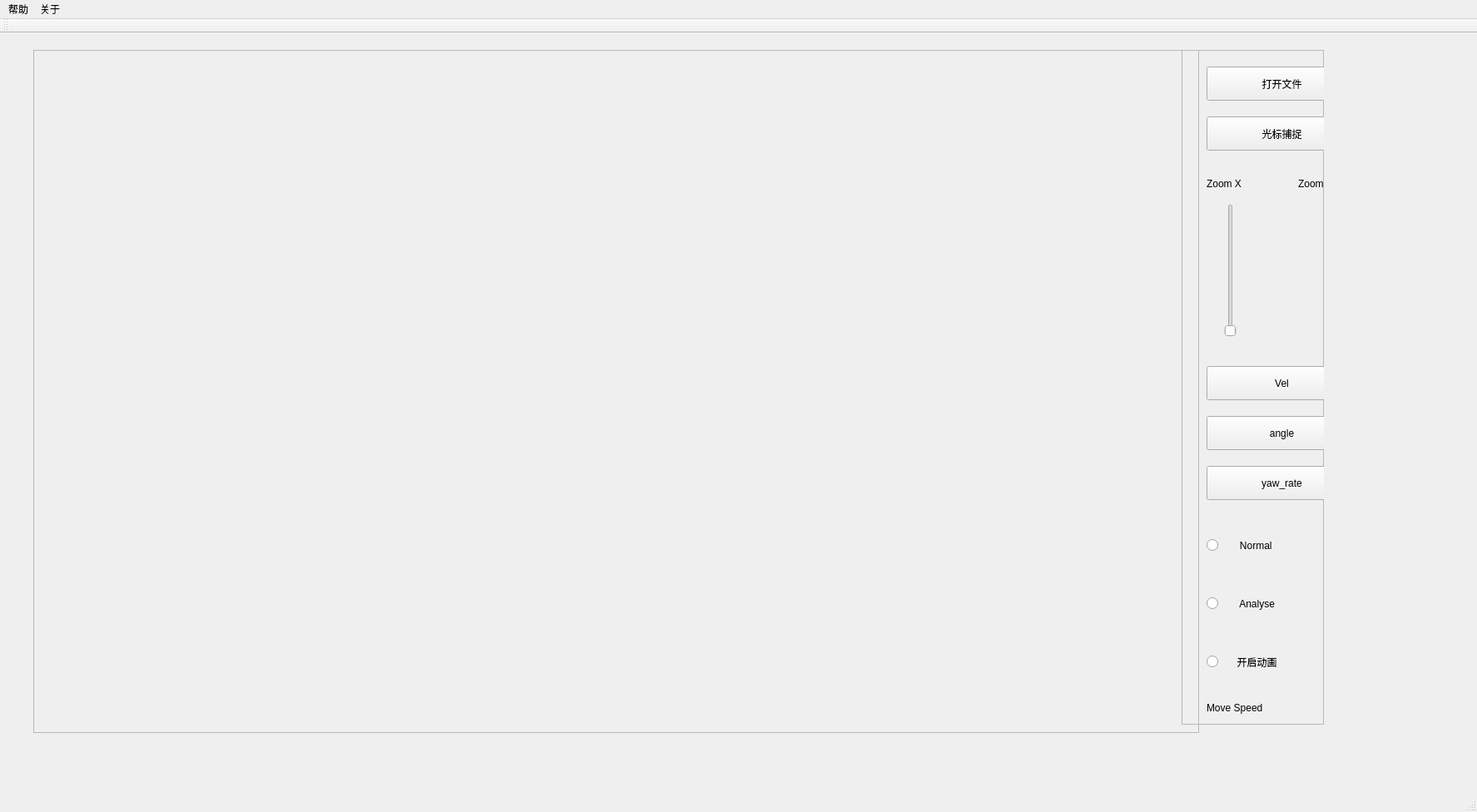
<?xml version="1.0" encoding="UTF-8"?>
<ui version="4.0">
 <class>MainWindow</class>
 <widget class="QMainWindow" name="MainWindow">
  <property name="geometry">
   <rect>
    <x>0</x>
    <y>0</y>
    <width>1775</width>
    <height>976</height>
   </rect>
  </property>
  <property name="windowTitle">
   <string>MainWindow</string>
  </property>
  <widget class="QWidget" name="centralWidget">
   <widget class="QFrame" name="frame">
    <property name="geometry">
     <rect>
      <x>1420</x>
      <y>20</y>
      <width>171</width>
      <height>811</height>
     </rect>
    </property>
    <property name="frameShape">
     <enum>QFrame::StyledPanel</enum>
    </property>
    <property name="frameShadow">
     <enum>QFrame::Raised</enum>
    </property>
    <widget class="QPushButton" name="Vel">
     <property name="geometry">
      <rect>
       <x>30</x>
       <y>380</y>
       <width>181</width>
       <height>41</height>
      </rect>
     </property>
     <property name="text">
      <string>Vel</string>
     </property>
    </widget>
    <widget class="QPushButton" name="angle">
     <property name="geometry">
      <rect>
       <x>30</x>
       <y>440</y>
       <width>181</width>
       <height>41</height>
      </rect>
     </property>
     <property name="text">
      <string>angle</string>
     </property>
    </widget>
    <widget class="QPushButton" name="yaw_rate">
     <property name="geometry">
      <rect>
       <x>30</x>
       <y>500</y>
       <width>181</width>
       <height>41</height>
      </rect>
     </property>
     <property name="text">
      <string>yaw_rate</string>
     </property>
    </widget>
    <widget class="QPushButton" name="OpenFile">
     <property name="geometry">
      <rect>
       <x>30</x>
       <y>20</y>
       <width>181</width>
       <height>41</height>
      </rect>
     </property>
     <property name="text">
      <string>打开文件</string>
     </property>
    </widget>
    <widget class="QPushButton" name="cursor">
     <property name="geometry">
      <rect>
       <x>30</x>
       <y>80</y>
       <width>181</width>
       <height>41</height>
      </rect>
     </property>
     <property name="text">
      <string>光标捕捉</string>
     </property>
    </widget>
    <widget class="QSlider" name="xAxis_zoom">
     <property name="geometry">
      <rect>
       <x>50</x>
       <y>185</y>
       <width>18</width>
       <height>160</height>
      </rect>
     </property>
     <property name="orientation">
      <enum>Qt::Vertical</enum>
     </property>
    </widget>
    <widget class="QSlider" name="yAxis_zoom">
     <property name="geometry">
      <rect>
       <x>170</x>
       <y>185</y>
       <width>18</width>
       <height>160</height>
      </rect>
     </property>
     <property name="orientation">
      <enum>Qt::Vertical</enum>
     </property>
    </widget>
    <widget class="QLabel" name="label">
     <property name="geometry">
      <rect>
       <x>30</x>
       <y>150</y>
       <width>91</width>
       <height>21</height>
      </rect>
     </property>
     <property name="text">
      <string>Zoom X</string>
     </property>
    </widget>
    <widget class="QLabel" name="label_2">
     <property name="geometry">
      <rect>
       <x>140</x>
       <y>150</y>
       <width>91</width>
       <height>21</height>
      </rect>
     </property>
     <property name="text">
      <string>Zoom Y</string>
     </property>
    </widget>
    <widget class="QRadioButton" name="showMovie">
     <property name="geometry">
      <rect>
       <x>30</x>
       <y>710</y>
       <width>181</width>
       <height>51</height>
      </rect>
     </property>
     <property name="text">
      <string>     开启动画</string>
     </property>
    </widget>
    <widget class="QRadioButton" name="Analyse">
     <property name="geometry">
      <rect>
       <x>30</x>
       <y>640</y>
       <width>181</width>
       <height>51</height>
      </rect>
     </property>
     <property name="text">
      <string>      Analyse</string>
     </property>
    </widget>
    <widget class="QSlider" name="move_speed">
     <property name="geometry">
      <rect>
       <x>30</x>
       <y>815</y>
       <width>181</width>
       <height>18</height>
      </rect>
     </property>
     <property name="orientation">
      <enum>Qt::Horizontal</enum>
     </property>
    </widget>
    <widget class="QLabel" name="label_3">
     <property name="geometry">
      <rect>
       <x>30</x>
       <y>780</y>
       <width>111</width>
       <height>21</height>
      </rect>
     </property>
     <property name="text">
      <string>Move Speed</string>
     </property>
    </widget>
    <widget class="QRadioButton" name="Normal">
     <property name="geometry">
      <rect>
       <x>30</x>
       <y>570</y>
       <width>181</width>
       <height>51</height>
      </rect>
     </property>
     <property name="text">
      <string>      Normal</string>
     </property>
    </widget>
   </widget>
   <widget class="QFrame" name="frame_2">
    <property name="geometry">
     <rect>
      <x>40</x>
      <y>20</y>
      <width>1401</width>
      <height>821</height>
     </rect>
    </property>
    <property name="frameShape">
     <enum>QFrame::StyledPanel</enum>
    </property>
    <property name="frameShadow">
     <enum>QFrame::Raised</enum>
    </property>
   </widget>
  </widget>
  <widget class="QToolBar" name="mainToolBar">
   <attribute name="toolBarArea">
    <enum>TopToolBarArea</enum>
   </attribute>
   <attribute name="toolBarBreak">
    <bool>false</bool>
   </attribute>
  </widget>
  <widget class="QStatusBar" name="statusBar"/>
  <widget class="QMenuBar" name="menuBar">
   <property name="geometry">
    <rect>
     <x>0</x>
     <y>0</y>
     <width>1775</width>
     <height>25</height>
    </rect>
   </property>
   <widget class="QMenu" name="menu_2">
    <property name="title">
     <string>关于</string>
    </property>
   </widget>
   <widget class="QMenu" name="menu">
    <property name="title">
     <string>帮助</string>
    </property>
    <addaction name="action17863110617_qq_com"/>
   </widget>
   <addaction name="menu"/>
   <addaction name="menu_2"/>
  </widget>
  <action name="action17863110617_qq_com">
   <property name="text">
    <string>17863110617@qq.com</string>
   </property>
  </action>
 </widget>
 <layoutdefault spacing="6" margin="11"/>
 <resources/>
 <connections/>
</ui>
